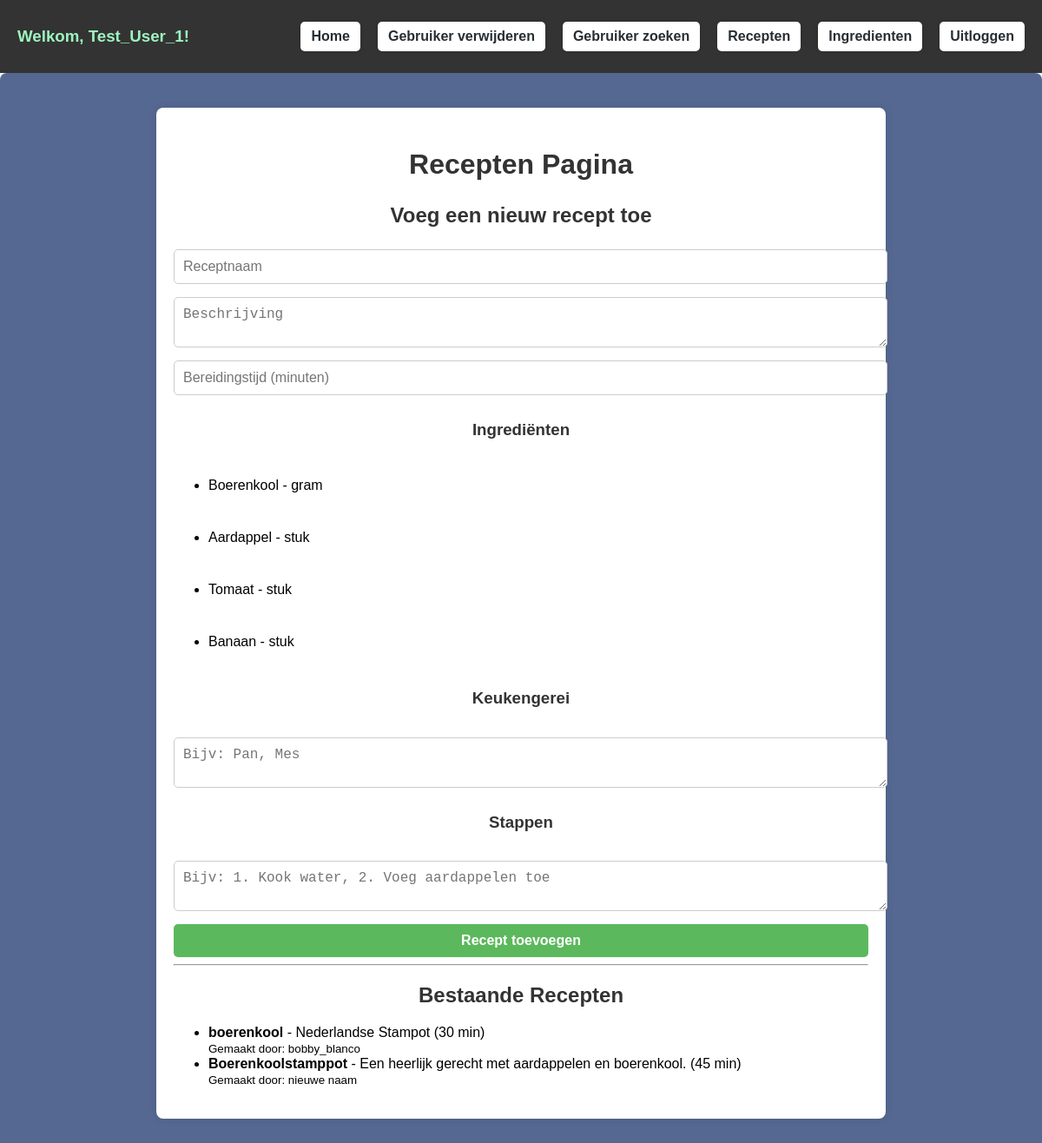
The app's page /?page=recepten (signed in), older data.
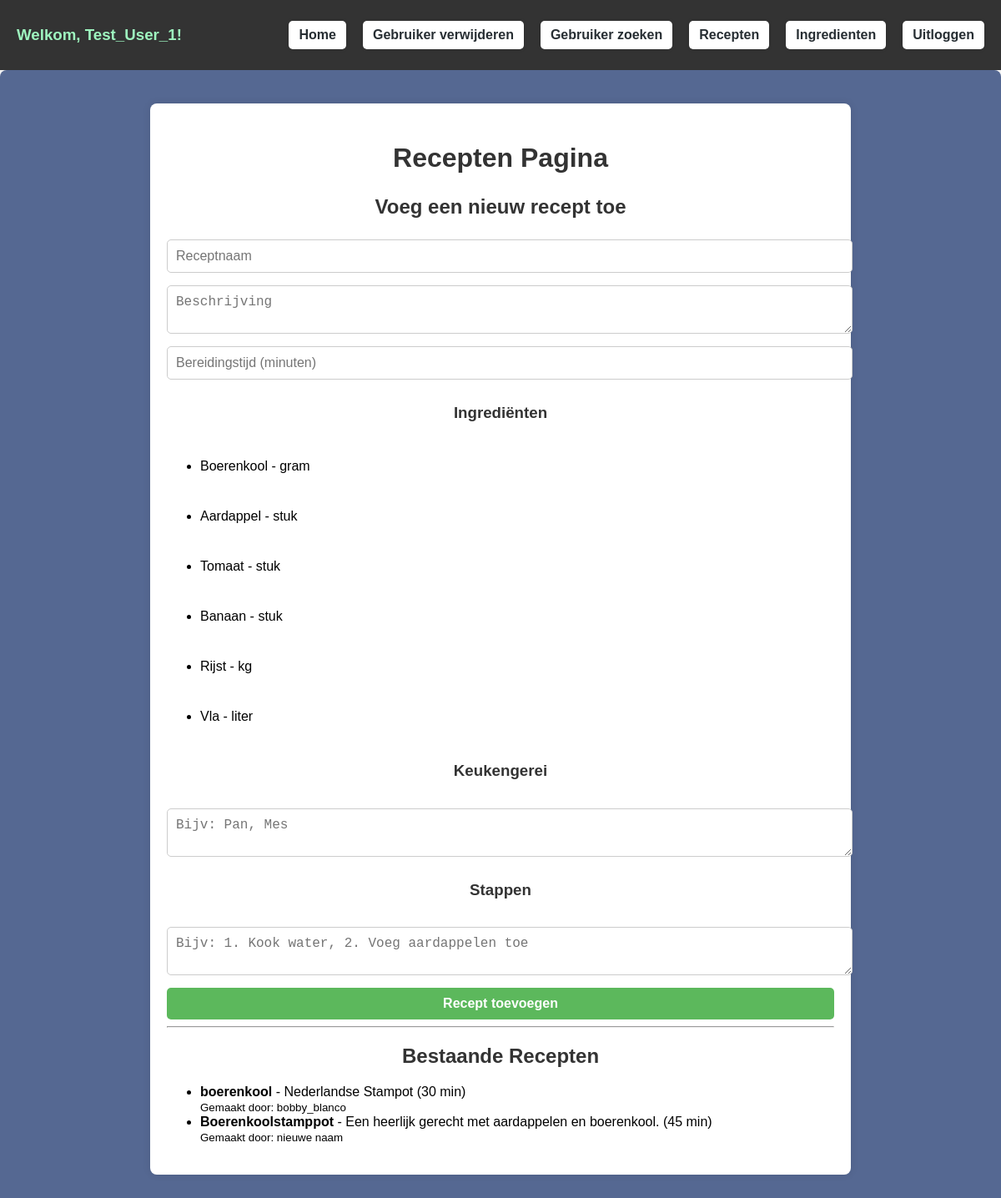
The same page, newer data.
### tables this page shows
CREATE TABLE `ingredienten` (
  `id` int(11) NOT NULL,
  `naam` varchar(255) NOT NULL,
  `eenheid` varchar(50) DEFAULT NULL,
  `categorie` enum('Groente','Fruit','Vlees','Zuivel','Kruiden','Specerijen','Granen','Overig') NOT NULL DEFAULT 'Overig'
);

CREATE TABLE `recepten` (
  `id` int(11) NOT NULL,
  `user_id` int(11) DEFAULT NULL,
  `naam` varchar(255) NOT NULL,
  `beschrijving` text DEFAULT NULL,
  `bereidingstijd` int(11) DEFAULT NULL,
  `datum_toegevoegd` timestamp NOT NULL DEFAULT current_timestamp()
);

CREATE TABLE `users` (
  `id` int(11) NOT NULL,
  `username` varchar(255) NOT NULL,
  `pass` varchar(255) NOT NULL,
  `email` varchar(255) NOT NULL
);

### pages/recepten.php (the view, shortened to what this page needs)
<?php
$sql = "SELECT recepten.*, users.username FROM recepten
        JOIN users ON recepten.user_id = users.id";
$stmt = $pdo->query($sql);
$recepten = $stmt->fetchAll(PDO::FETCH_ASSOC);
$sql_i = "SELECT * FROM ingredienten";
$stmt_i = $pdo->query($sql_i);
$ingredienten = $stmt_i->fetchAll(PDO::FETCH_ASSOC);
?>
<div>
    <div class="container">
        <h1>Recepten Pagina</h1>
        <h2>Voeg een nieuw recept toe</h2>
        <form action="includes/formhandler.inc.php" method="post">
            <input type="text" name="naam" placeholder="Receptnaam" required>
            <textarea name="beschrijving" placeholder="Beschrijving"></textarea>
            <input type="number" name="bereidingstijd" placeholder="Bereidingstijd (minuten)" required>
            <h3>Ingrediënten</h3>
            <?php foreach ($ingredienten as $ingredient) : ?>
                <ul class="no-style">
                    <li>
                        <?php echo htmlspecialchars($ingredient['naam']); ?> -
                        <?php echo htmlspecialchars($ingredient['eenheid']); ?>
                    </li>
                </ul>
            <?php endforeach; ?>
            <h3>Keukengerei</h3>
            <textarea name="keukengerei" placeholder="Bijv: Pan, Mes"></textarea>
            <h3>Stappen</h3>
            <textarea name="stappen" placeholder="Bijv: 1. Kook water, 2. Voeg aardappelen toe"></textarea>
            <button type="submit">Recept toevoegen</button>
        </form>
        <hr>
        <h2>Bestaande Recepten</h2>
        <ul>
            <?php foreach ($recepten as $recept): ?>
                <li>
                    <strong><?php echo htmlspecialchars($recept['naam']); ?></strong> -
                    <?php echo htmlspecialchars($recept['beschrijving']); ?>
                    (<?php echo $recept['bereidingstijd']; ?> min)
                    <br>
                    <small>Gemaakt door: <?php echo htmlspecialchars($recept['username']); ?></small>
                </li>
            <?php endforeach; ?>
        </ul>
    </div>
</div>

Row changes from the older to the newer data that the page shows:
added ingredienten: naam "Rijst", eenheid "kg"
added ingredienten: naam "Vla", eenheid "liter"
